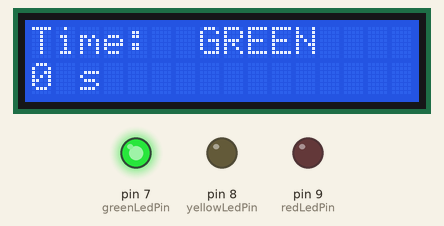
Recording of a sketch running on a simulated Arduino Uno, built with avr-gcc and run on an emulated ATmega328P. Parts: 16×2 character LCD, output pins drawn as LEDs (lit = HIGH).

Above: at 0.1 s.
At 1.2 s:
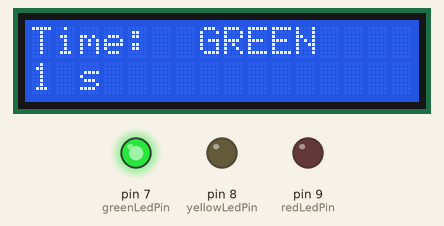
At 3.2 s:
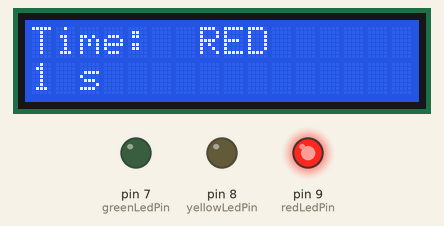
At 4.2 s:
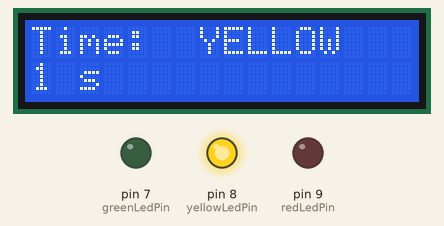
Timing chart, 0 to 130.0 s (numbered marks = the images above):
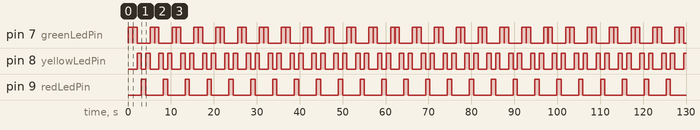

Measured:
- by itself, pin 7 (greenLedPin): repeats every 5.1 s: LOW 0.01 s, HIGH 1.0 s, LOW 3.1 s, HIGH 1.0 s
- by itself, pin 8 (yellowLedPin): repeats every 5.1 s: LOW 1.0 s, HIGH 1.0 s, LOW 2.1 s, HIGH 1.0 s
- by itself, pin 9 (redLedPin): alternates HIGH for 1.0 s and LOW for 4.1 s
- what the display in image 1 shows lasts 1.0 s, from 1.1 s to 2.1 s

The sketch:

algorarduino.ino
```cpp
#include <Arduino.h>
#include <Wire.h>
#include <LiquidCrystal_I2C.h>

const int redLedPin = 9;
const int yellowLedPin = 8;
const int greenLedPin = 7;

// Адреса I2C для LCD-дисплея (залежить від вашого конкретного дисплея)
const int lcdAddress = 0x3f;
LiquidCrystal_I2C lcd(lcdAddress, 16, 2);

int getNumberOfCars(int current_cars);


void setup() {
    Serial.begin(9600);

  pinMode(redLedPin, OUTPUT);
  pinMode(yellowLedPin, OUTPUT);
  pinMode(greenLedPin, OUTPUT);

  // Ініціалізація I2C LCD-дисплея

  lcd.init();
  lcd.backlight();

  digitalWrite(9, HIGH);
}
int numberOfCars = 0;

unsigned seconds = 0;
unsigned period = 4;
unsigned new_period = period;

void loop() {
  getNumberOfCars();

  // Виведення часу очікування на I2C LCD-дисплей
  digitalWrite(redLedPin, LOW);
  digitalWrite(yellowLedPin, LOW);
  digitalWrite(greenLedPin, LOW);
  lcd.clear();
  lcd.setCursor(0, 0);
  lcd.print("Time:");
  if (seconds <= period*3/8) {
    digitalWrite(greenLedPin, HIGH);
    lcd.print("  GREEN");
    lcd.setCursor(0, 1);
    lcd.print(seconds);
  } else if (seconds <= period*4/8) {
    lcd.print("  YELLOW");
    digitalWrite(yellowLedPin, HIGH);
    lcd.setCursor(0, 1);
    lcd.print(seconds - period*3/8);
  } else if (seconds <= period*7/8){
    digitalWrite(redLedPin, HIGH);
    lcd.print("  RED");
    lcd.setCursor(0, 1);
    lcd.print(seconds - period*4/8);
  } else {
    lcd.print("  YELLOW");
    digitalWrite(yellowLedPin, HIGH);
    lcd.setCursor(0, 1);
    lcd.print(seconds - period*7/8);
  }


  lcd.print(" s");

  delay(1000);
  seconds++;
  if (seconds > period) {
    seconds = 0;
    period = new_period;
  }
}

int getNumberOfCars() {
   if (Serial.available() > 0) {
    // Отримати рядок з Serial
    String receivedData = Serial.readString();
    // Виконати дії з отриманим рядком, наприклад, вивести його
    unsigned cars = atoi(receivedData.c_str());
    new_period = convertCarsToTime(cars);
  }
}

int convertCarsToTime(int numberOfCars) {
  if (numberOfCars <= 3) {
    return 8;
  } else if (numberOfCars <= 5 ) {
    return 16;
  } else {
    return 24;
  }
}
```
